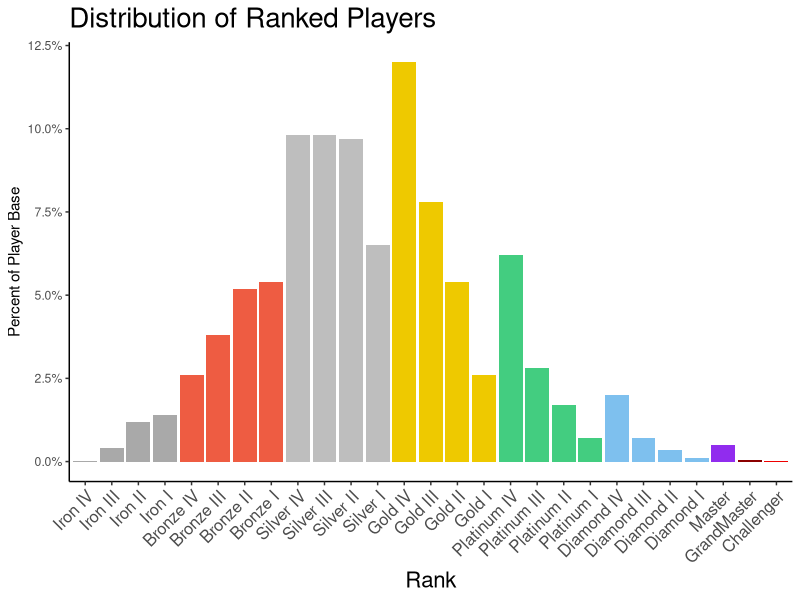
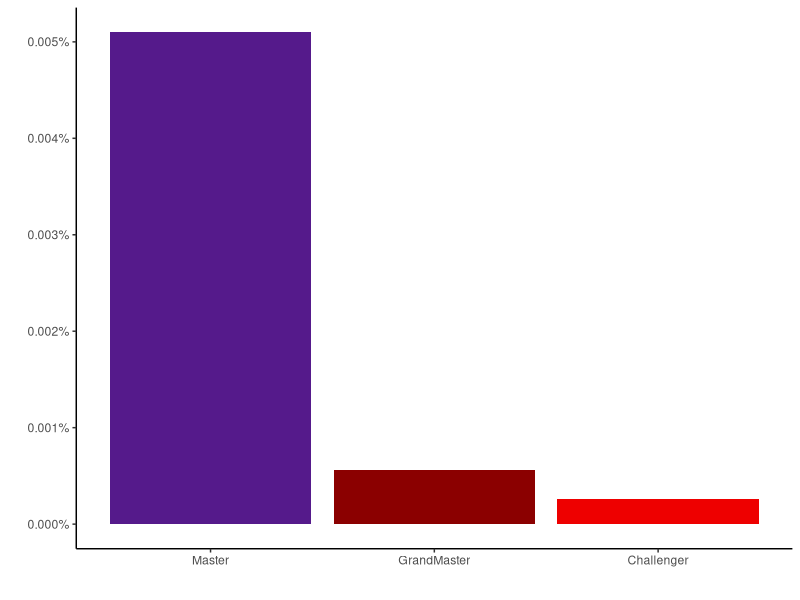

These figures' R source, in order:
## ---- chunk 1
knitr::opts_chunk$set(echo = TRUE)
## ---- chunk 2
library(tidyverse)
rank_dist <- data.frame(
  rank = c('Challenger', 'GrandMaster', 'Master', 
    'Diamond I', 'Diamond II', 'Diamond III', 'Diamond IV',
    'Platinum I', 'Platinum II', 'Platinum III', 'Platinum IV',
    'Gold I', 'Gold II', 'Gold III', 'Gold IV',
    'Silver I', 'Silver II', 'Silver III', 'Silver IV',
    'Bronze I', 'Bronze II', 'Bronze III', 'Bronze IV',
    'Iron I', 'Iron II', 'Iron III', 'Iron IV'),
  prop = c(.00026, .00056, .0051, 
    .0011, .0034, .0071, .02, 
    .007, .017, .028, .062, 
    .026, .054, .078, .12, 
    .065, .097, .098, .098, 
    .054, .052, .038, .026, 
    .014, .012, .0041, .00019)*100,
  big_rank = c('Challenger', 'GrandMaster', 'Master', 
    'Diamond', 'Diamond', 'Diamond', 'Diamond',
    'Platinum', 'Platinum', 'Platinum', 'Platinum',
    'Gold', 'Gold', 'Gold','Gold',
    'Silver', 'Silver', 'Silver','Silver',
    'Bronze', 'Bronze', 'Bronze','Bronze',
    'Iron', 'Iron', 'Iron', 'Iron')
  )

rank_dist$rank <- factor(rank_dist$rank, levels = rev(rank_dist$rank))

rank_dist %>%
  ggplot()+
    geom_col(aes(x=rank, y=prop, fill=big_rank)) +
  theme_classic() +
  theme(
    plot.title = element_text(size = 20),  # Adjust title size
    axis.title.x = element_text(size = 16),  # Adjust x-axis label size
    axis.text.x = element_text(size = 12, angle = 45, hjust = 1),  # Adjust x-axis tick label size and rotation
    legend.position = "none"  # Hide the legend
  ) + 
  scale_fill_manual(values = c(
    "Challenger" = "red2",
    "GrandMaster" = "darkred",
    "Master" = "purple2",
    "Diamond" = "skyblue2",
    "Platinum" = "seagreen3",
    "Gold" = "gold2",
    "Silver" = "grey",
    "Bronze" = "tomato2",
    "Iron" = "darkgrey"
  )) +
  labs(x='Rank',y='Percent of Player Base', title='Distribution of Ranked Players') +   
  scale_y_continuous(labels = scales::percent_format(scale = 1))
## ---- chunk 3
rank_dist2 <- data.frame(
  rank = c('Challenger', 'GrandMaster', 'Master'),
  prop = c(.00026, .00056, .0051)
  )

rank_dist2$rank <- factor(rank_dist2$rank, levels = rev(rank_dist2$rank))

rank_dist2 %>%
  ggplot()+
    geom_col(aes(x=rank, y=prop, fill=rank)) +
  theme_classic() +
  theme(
    plot.title = element_text(size = 20),  # Adjust title size
    axis.title.x = element_text(size = 16),  # Adjust x-axis label size
    # axis.text.x = element_text(size = 12, angle = 45, hjust = 1),  # Adjust x-axis tick label size and rotation
    legend.position = "none"  # Hide the legend
  )+ 
  scale_fill_manual(values = c(
    "Challenger" = "red2",
    "GrandMaster" = "darkred",
    "Master" = "purple4"
  )) +
  labs(x='',y='') +   
  scale_y_continuous(labels = scales::percent_format(scale = 1))
